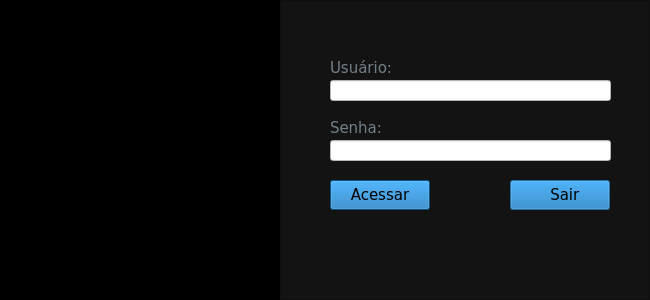
<?xml version="1.0" encoding="UTF-8"?>
<ui version="4.0">
 <class>Dialog</class>
 <widget class="QDialog" name="Dialog">
  <property name="geometry">
   <rect>
    <x>0</x>
    <y>0</y>
    <width>650</width>
    <height>300</height>
   </rect>
  </property>
  <property name="minimumSize">
   <size>
    <width>650</width>
    <height>300</height>
   </size>
  </property>
  <property name="maximumSize">
   <size>
    <width>650</width>
    <height>300</height>
   </size>
  </property>
  <property name="windowTitle">
   <string>Dialog</string>
  </property>
  <layout class="QHBoxLayout" name="horizontalLayout">
   <property name="spacing">
    <number>0</number>
   </property>
   <property name="leftMargin">
    <number>0</number>
   </property>
   <property name="topMargin">
    <number>0</number>
   </property>
   <property name="rightMargin">
    <number>0</number>
   </property>
   <property name="bottomMargin">
    <number>0</number>
   </property>
   <item>
    <widget class="QFrame" name="frame">
     <property name="maximumSize">
      <size>
       <width>280</width>
       <height>16777215</height>
      </size>
     </property>
     <property name="styleSheet">
      <string notr="true">background-color: rgb(0, 0, 0);</string>
     </property>
     <property name="frameShape">
      <enum>QFrame::StyledPanel</enum>
     </property>
     <property name="frameShadow">
      <enum>QFrame::Raised</enum>
     </property>
     <layout class="QVBoxLayout" name="verticalLayout">
      <item>
       <widget class="QLabel" name="label">
        <property name="text">
         <string/>
        </property>
        <property name="pixmap">
         <pixmap>images/lgoo_login.png</pixmap>
        </property>
        <property name="scaledContents">
         <bool>true</bool>
        </property>
        <property name="alignment">
         <set>Qt::AlignCenter</set>
        </property>
       </widget>
      </item>
     </layout>
    </widget>
   </item>
   <item>
    <widget class="QFrame" name="frame_2">
     <property name="styleSheet">
      <string notr="true">background-color: rgb(19, 19, 20);</string>
     </property>
     <property name="frameShape">
      <enum>QFrame::StyledPanel</enum>
     </property>
     <property name="frameShadow">
      <enum>QFrame::Raised</enum>
     </property>
     <widget class="QPushButton" name="pushButton_logout">
      <property name="geometry">
       <rect>
        <x>230</x>
        <y>180</y>
        <width>100</width>
        <height>30</height>
       </rect>
      </property>
      <property name="minimumSize">
       <size>
        <width>100</width>
        <height>30</height>
       </size>
      </property>
      <property name="font">
       <font>
        <family>Verdana</family>
        <pointsize>11</pointsize>
       </font>
      </property>
      <property name="styleSheet">
       <string notr="true">background-color: rgb(18, 114, 187);</string>
      </property>
      <property name="text">
       <string>  Sair</string>
      </property>
      <property name="icon">
       <iconset>
        <normaloff>images/logout.png</normaloff>images/logout.png</iconset>
      </property>
     </widget>
     <widget class="QLabel" name="label_password">
      <property name="geometry">
       <rect>
        <x>50</x>
        <y>120</y>
        <width>281</width>
        <height>16</height>
       </rect>
      </property>
      <property name="font">
       <font>
        <family>Verdana</family>
        <pointsize>11</pointsize>
       </font>
      </property>
      <property name="styleSheet">
       <string notr="true">color: rgb(113, 127, 135);</string>
      </property>
      <property name="text">
       <string>Senha:</string>
      </property>
     </widget>
     <widget class="QLineEdit" name="lineEdit_user">
      <property name="geometry">
       <rect>
        <x>50</x>
        <y>80</y>
        <width>281</width>
        <height>21</height>
       </rect>
      </property>
      <property name="font">
       <font>
        <family>Verdana</family>
        <pointsize>11</pointsize>
       </font>
      </property>
      <property name="styleSheet">
       <string notr="true">background-color: rgb(255, 255, 255);</string>
      </property>
      <property name="text">
       <string/>
      </property>
     </widget>
     <widget class="QLineEdit" name="lineEdit_password">
      <property name="geometry">
       <rect>
        <x>50</x>
        <y>140</y>
        <width>281</width>
        <height>21</height>
       </rect>
      </property>
      <property name="font">
       <font>
        <family>Verdana</family>
        <pointsize>11</pointsize>
       </font>
      </property>
      <property name="styleSheet">
       <string notr="true">background-color: rgb(255, 255, 255);</string>
      </property>
      <property name="text">
       <string/>
      </property>
      <property name="echoMode">
       <enum>QLineEdit::Password</enum>
      </property>
     </widget>
     <widget class="QLabel" name="label_user">
      <property name="geometry">
       <rect>
        <x>50</x>
        <y>60</y>
        <width>281</width>
        <height>16</height>
       </rect>
      </property>
      <property name="font">
       <font>
        <family>Verdana</family>
        <pointsize>11</pointsize>
       </font>
      </property>
      <property name="styleSheet">
       <string notr="true">color: rgb(113, 127, 135);</string>
      </property>
      <property name="text">
       <string>Usuário:</string>
      </property>
     </widget>
     <widget class="QPushButton" name="pushButton_login">
      <property name="geometry">
       <rect>
        <x>50</x>
        <y>180</y>
        <width>100</width>
        <height>30</height>
       </rect>
      </property>
      <property name="minimumSize">
       <size>
        <width>100</width>
        <height>30</height>
       </size>
      </property>
      <property name="font">
       <font>
        <family>Verdana</family>
        <pointsize>11</pointsize>
       </font>
      </property>
      <property name="styleSheet">
       <string notr="true">background-color: rgb(18, 114, 187);</string>
      </property>
      <property name="text">
       <string>Acessar</string>
      </property>
      <property name="icon">
       <iconset>
        <normaloff>images/access.png</normaloff>images/access.png</iconset>
      </property>
     </widget>
    </widget>
   </item>
  </layout>
 </widget>
 <resources/>
 <connections/>
</ui>
